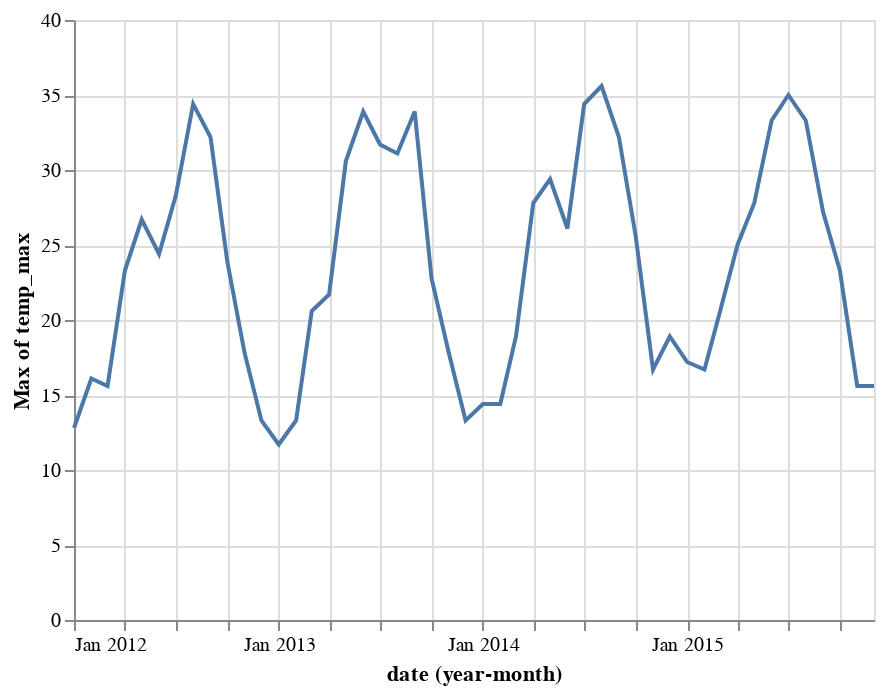

Notebook cell for this chart:
### Code cell
alt.Chart(df).mark_line().encode(
    x='yearmonth(date):T',
    y='max(temp_max)',
)

### Figure 1 — Vega-Lite specification as saved in the notebook (floating-point values rounded to 4 significant figures; data arrays with more than 128 entries replaced by an {"elided": "..."} marker saying what was removed)
{"config": {"view": {"continuousWidth": 400, "continuousHeight": 300}}, "data": {"name": "data-830c39fec90146253fb06a06c26374ef"}, "mark": "line", "encoding": {"x": {"type": "temporal", "field": "date", "timeUnit": "yearmonth"}, "y": {"type": "quantitative", "aggregate": "max", "field": "temp_max"}}, "$schema": "https://vega.github.io/schema/vega-lite/v4.0.2.json", "datasets": {"data-830c39fec90146253fb06a06c26374ef": {"elided": "1461 records"}}}
